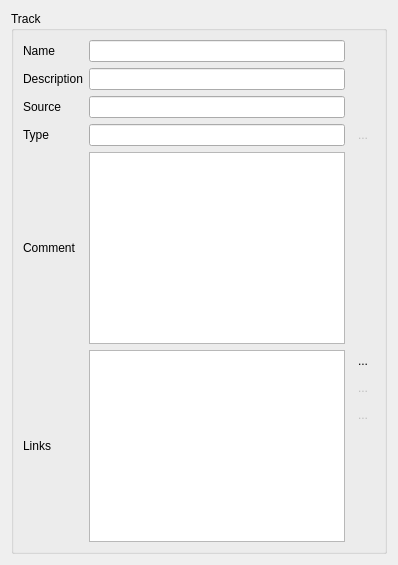
         <widget class="QWidget" name="pageTrack">
          <layout class="QVBoxLayout" name="verticalLayout_6">
           <item>
            <widget class="QGroupBox" name="groupBox_6">
             <property name="title">
              <string>Track</string>
             </property>
             <layout class="QGridLayout" name="gridLayout_6">
              <property name="leftMargin">
               <number>9</number>
              </property>
              <item row="0" column="0">
               <widget class="QLabel" name="label_27">
                <property name="sizePolicy">
                 <sizepolicy hsizetype="Maximum" vsizetype="Preferred">
                  <horstretch>0</horstretch>
                  <verstretch>0</verstretch>
                 </sizepolicy>
                </property>
                <property name="text">
                 <string>Name</string>
                </property>
               </widget>
              </item>
              <item row="1" column="0">
               <widget class="QLabel" name="label_28">
                <property name="sizePolicy">
                 <sizepolicy hsizetype="Maximum" vsizetype="Preferred">
                  <horstretch>0</horstretch>
                  <verstretch>0</verstretch>
                 </sizepolicy>
                </property>
                <property name="text">
                 <string>Description</string>
                </property>
               </widget>
              </item>
              <item row="1" column="1" colspan="2">
               <widget class="QLineEdit" name="lineEditTrackDescription"/>
              </item>
              <item row="2" column="0">
               <widget class="QLabel" name="label_29">
                <property name="sizePolicy">
                 <sizepolicy hsizetype="Maximum" vsizetype="Preferred">
                  <horstretch>0</horstretch>
                  <verstretch>0</verstretch>
                 </sizepolicy>
                </property>
                <property name="text">
                 <string>Source</string>
                </property>
               </widget>
              </item>
              <item row="2" column="1" colspan="2">
               <widget class="QLineEdit" name="lineEditTrackSource"/>
              </item>
              <item row="4" column="0">
               <widget class="QLabel" name="label_31">
                <property name="sizePolicy">
                 <sizepolicy hsizetype="Maximum" vsizetype="Preferred">
                  <horstretch>0</horstretch>
                  <verstretch>0</verstretch>
                 </sizepolicy>
                </property>
                <property name="text">
                 <string>Comment</string>
                </property>
               </widget>
              </item>
              <item row="4" column="1" colspan="2">
               <widget class="QTextEdit" name="textEditTrackComment">
                <property name="html">
                 <string>&lt;!DOCTYPE HTML PUBLIC &quot;-//W3C//DTD HTML 4.0//EN&quot; &quot;http://www.w3.org/TR/REC-html40/strict.dtd&quot;&gt;
&lt;html&gt;&lt;head&gt;&lt;meta name=&quot;qrichtext&quot; content=&quot;1&quot; /&gt;&lt;style type=&quot;text/css&quot;&gt;
p, li { white-space: pre-wrap; }
&lt;/style&gt;&lt;/head&gt;&lt;body style=&quot; font-family:'Ubuntu'; font-size:11pt; font-weight:400; font-style:normal;&quot;&gt;
&lt;table border=&quot;0&quot; style=&quot;-qt-table-type: root; margin-top:4px; margin-bottom:4px; margin-left:4px; margin-right:4px;&quot;&gt;
&lt;tr&gt;
&lt;td style=&quot;border: none;&quot;&gt;
&lt;p style=&quot;-qt-paragraph-type:empty; margin-top:0px; margin-bottom:0px; margin-left:0px; margin-right:0px; -qt-block-indent:0; text-indent:0px;&quot;&gt;&lt;/p&gt;
&lt;p style=&quot;-qt-paragraph-type:empty; margin-top:0px; margin-bottom:0px; margin-left:0px; margin-right:0px; -qt-block-indent:0; text-indent:0px;&quot;&gt;&lt;/p&gt;
&lt;p style=&quot;-qt-paragraph-type:empty; margin-top:0px; margin-bottom:0px; margin-left:0px; margin-right:0px; -qt-block-indent:0; text-indent:0px;&quot;&gt;&lt;/p&gt;
&lt;p style=&quot;-qt-paragraph-type:empty; margin-top:0px; margin-bottom:0px; margin-left:0px; margin-right:0px; -qt-block-indent:0; text-indent:0px;&quot;&gt;&lt;/p&gt;
&lt;p style=&quot;-qt-paragraph-type:empty; margin-top:0px; margin-bottom:0px; margin-left:0px; margin-right:0px; -qt-block-indent:0; text-indent:0px;&quot;&gt;&lt;/p&gt;&lt;/td&gt;&lt;/tr&gt;&lt;/table&gt;&lt;/body&gt;&lt;/html&gt;</string>
                </property>
               </widget>
              </item>
              <item row="3" column="0">
               <widget class="QLabel" name="label_30">
                <property name="sizePolicy">
                 <sizepolicy hsizetype="Maximum" vsizetype="Preferred">
                  <horstretch>0</horstretch>
                  <verstretch>0</verstretch>
                 </sizepolicy>
                </property>
                <property name="text">
                 <string>Type</string>
                </property>
               </widget>
              </item>
              <item row="3" column="1" colspan="2">
               <widget class="QLineEdit" name="lineEditTrackType"/>
              </item>
              <item row="5" column="3">
               <widget class="QToolButton" name="toolButtonTrackAddLink">
                <property name="text">
                 <string>...</string>
                </property>
                <property name="icon">
                 <iconset resource="../../GPSBook/icons/gtk/gtk_icons.qrc">
                  <normaloff>:/icons/gtk/object-add.png</normaloff>:/icons/gtk/object-add.png</iconset>
                </property>
                <property name="autoRaise">
                 <bool>true</bool>
                </property>
               </widget>
              </item>
              <item row="7" column="3">
               <widget class="QToolButton" name="toolButtonTrackDeleteLink">
                <property name="enabled">
                 <bool>false</bool>
                </property>
                <property name="text">
                 <string>...</string>
                </property>
                <property name="icon">
                 <iconset resource="../../GPSBook/icons/gtk/gtk_icons.qrc">
                  <normaloff>:/icons/gtk/editdelete.png</normaloff>:/icons/gtk/editdelete.png</iconset>
                </property>
                <property name="autoRaise">
                 <bool>true</bool>
                </property>
               </widget>
              </item>
              <item row="6" column="3">
               <widget class="QToolButton" name="toolButtonTrackEditLink">
                <property name="enabled">
                 <bool>false</bool>
                </property>
                <property name="text">
                 <string>...</string>
                </property>
                <property name="icon">
                 <iconset resource="../../GPSBook/icons/gtk/gtk_icons.qrc">
                  <normaloff>:/icons/gtk/format-text-direction-ltr.png</normaloff>:/icons/gtk/format-text-direction-ltr.png</iconset>
                </property>
                <property name="autoRaise">
                 <bool>true</bool>
                </property>
               </widget>
              </item>
              <item row="8" column="3">
               <spacer name="verticalSpacer_5">
                <property name="orientation">
                 <enum>Qt::Vertical</enum>
                </property>
                <property name="sizeHint" stdset="0">
                 <size>
                  <width>20</width>
                  <height>40</height>
                 </size>
                </property>
               </spacer>
              </item>
              <item row="3" column="3">
               <widget class="QToolButton" name="toolButtonTrackType">
                <property name="enabled">
                 <bool>false</bool>
                </property>
                <property name="text">
                 <string>...</string>
                </property>
                <property name="autoRaise">
                 <bool>true</bool>
                </property>
               </widget>
              </item>
              <item row="5" column="0" rowspan="4">
               <widget class="QLabel" name="label_32">
                <property name="sizePolicy">
                 <sizepolicy hsizetype="Maximum" vsizetype="Preferred">
                  <horstretch>0</horstretch>
                  <verstretch>0</verstretch>
                 </sizepolicy>
                </property>
                <property name="text">
                 <string>Links</string>
                </property>
               </widget>
              </item>
              <item row="5" column="1" rowspan="4" colspan="2">
               <widget class="QListWidget" name="listWidgetTrackLinks"/>
              </item>
              <item row="0" column="1" colspan="2">
               <widget class="QLineEdit" name="lineEditTrackName"/>
              </item>
             </layout>
            </widget>
           </item>
          </layout>
         </widget>
